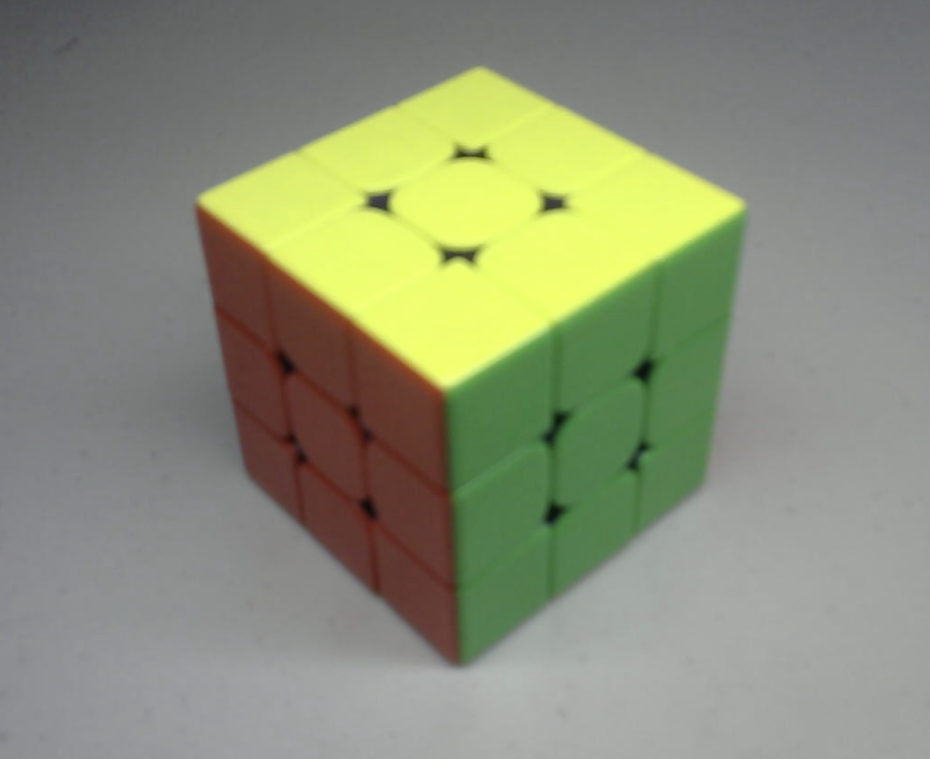
#> input picture Photos/cube.png, 930 x 759 px, shrunk from 1534 x 1252 before the run
$ python histogram.py
#> lines starting #> are read from the running program, lines starting #| are printed output that depends on the picture; after the words box and inside, x2 and y2 are one past the last pixel; in counts of white or black regions, pixels touching at a corner belong together
import cv2 as cv
import matplotlib.pyplot as plt
import numpy as np

img = cv.imread('../Photos/cube.png')
#> img is the input picture: shape (759, 930, 3); mean B, G, R 120.2, 144.3, 139.7
cv.imshow("cube", img)

blank = np.zeros(img.shape[:2], dtype='uint8')

# gray = cv.cvtColor(img, cv.COLOR_BGR2GRAY)
# cv.imshow("gray", gray)

circle = cv.circle(blank, (img.shape[1]//2, img.shape[0]//2), 100, 255, -1)
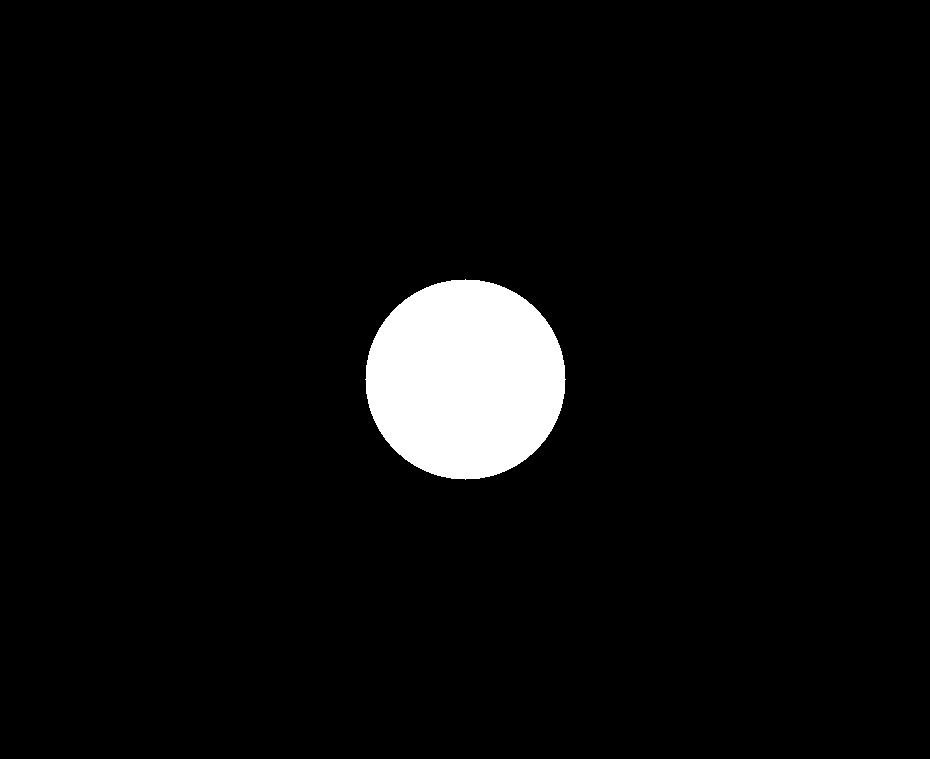
#> blank: shape (759, 930); 4.5% white; 1 white region, box (x1, y1, x2, y2) and area: (365, 279, 566, 480) 31417
cv.imshow('circle', circle)

# mask = cv.bitwise_and(gray, gray, mask=circle)
# cv.imshow('mask', mask)

# gray_hist = cv.calcHist([mask], [0], None, [256], [0,256])


plt.figure()
plt.title('grayscale histogram')
plt.xlabel("bins")
plt.ylabel("# of pixels")

colors = ('b', 'g', 'r')
for i, col in enumerate(colors):
  hist = cv.calcHist([img], [i], None, [256], [0,256])
  plt.plot(hist, color=col)
  plt.xlim([0,256])

plt.show()
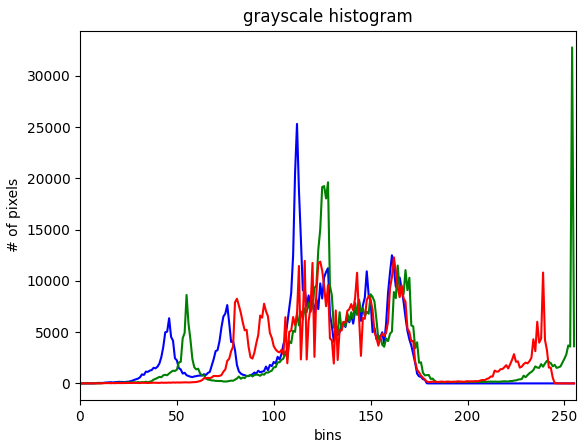
#> figure drawn by matplotlib, 1 panel; curve peaks at x = 112, y = 25324; curve peaks at x = 254, y = 32791; curve peaks at x = 162, y = 12305

# [12 lines of commented-out code are left out]


cv.waitKey(0)

$ run again, with Photos/green.png copied over Photos/cube.png
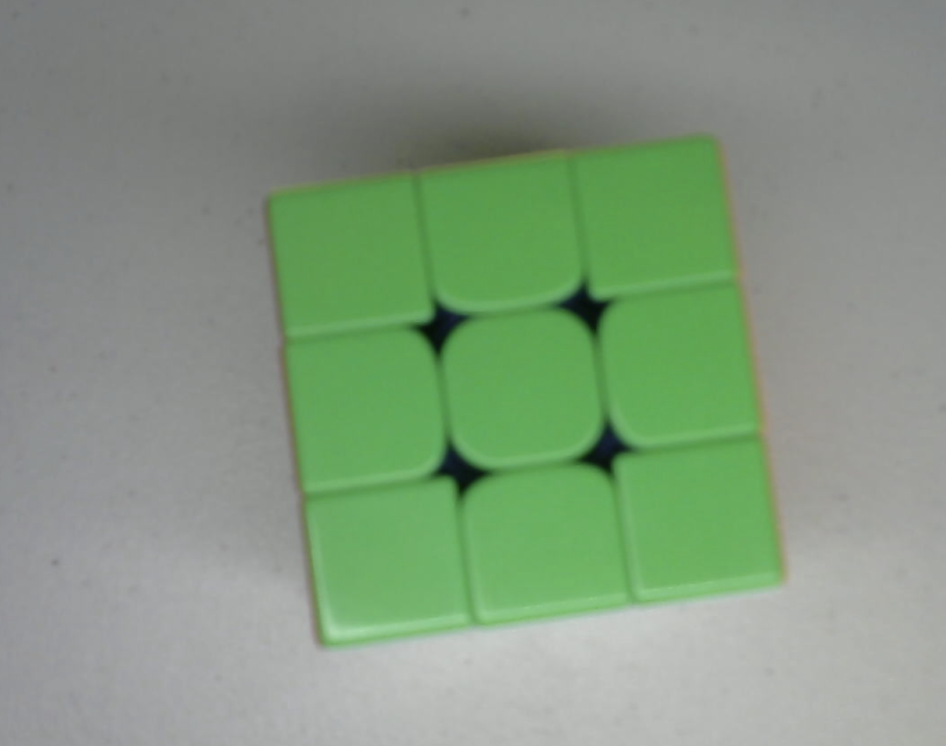
#> input picture Photos/green.png, 946 x 746 px, shrunk from 1584 x 1250 before the run
#> img is the input picture: shape (746, 946, 3); mean B, G, R 128.6, 153, 132.2
#> blank: shape (746, 946); 4.5% white; 1 white region, box (x1, y1, x2, y2) and area: (373, 273, 574, 474) 31417
#> `plt.show()`:
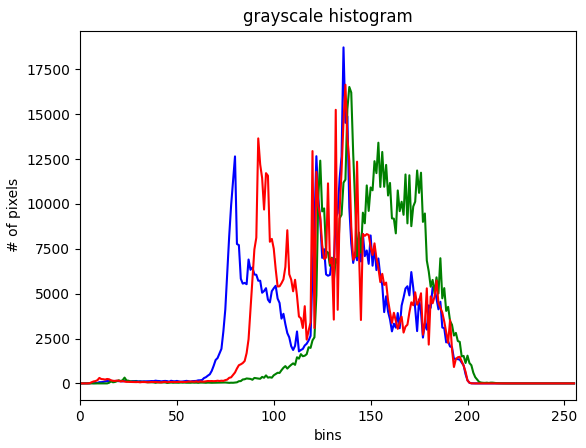
#> figure drawn by matplotlib, 1 panel; curve peaks at x = 136, y = 18729; curve peaks at x = 139, y = 16524; curve peaks at x = 137, y = 16647

$ run again, with Photos/red.png copied over Photos/cube.png
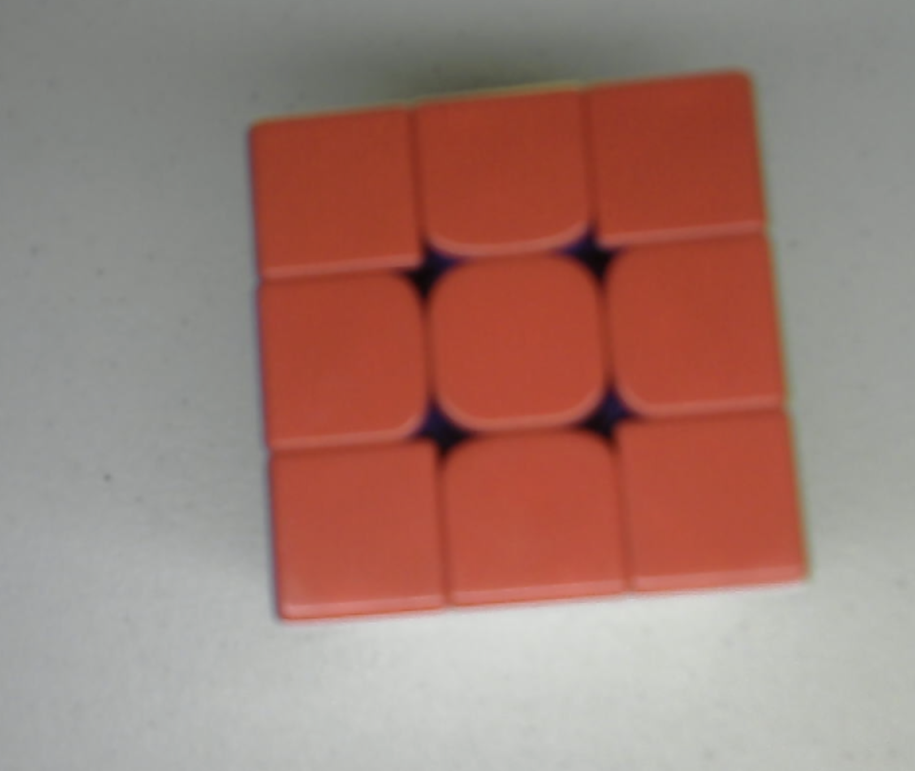
#> input picture Photos/red.png, 915 x 771 px, shrunk from 1406 x 1184 before the run
#> img is the input picture: shape (771, 915, 3); mean B, G, R 117.2, 126.2, 160.2
#> blank: shape (771, 915); 4.5% white; 1 white region, box (x1, y1, x2, y2) and area: (357, 285, 558, 486) 31417
#> `plt.show()`:
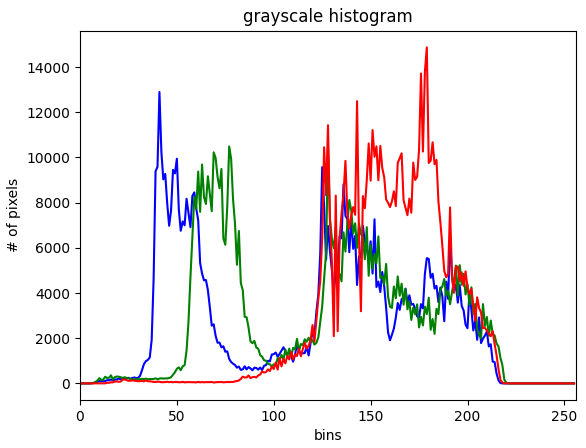
#> figure drawn by matplotlib, 1 panel; curve peaks at x = 41, y = 12897; curve peaks at x = 77, y = 10485; curve peaks at x = 179, y = 14871
